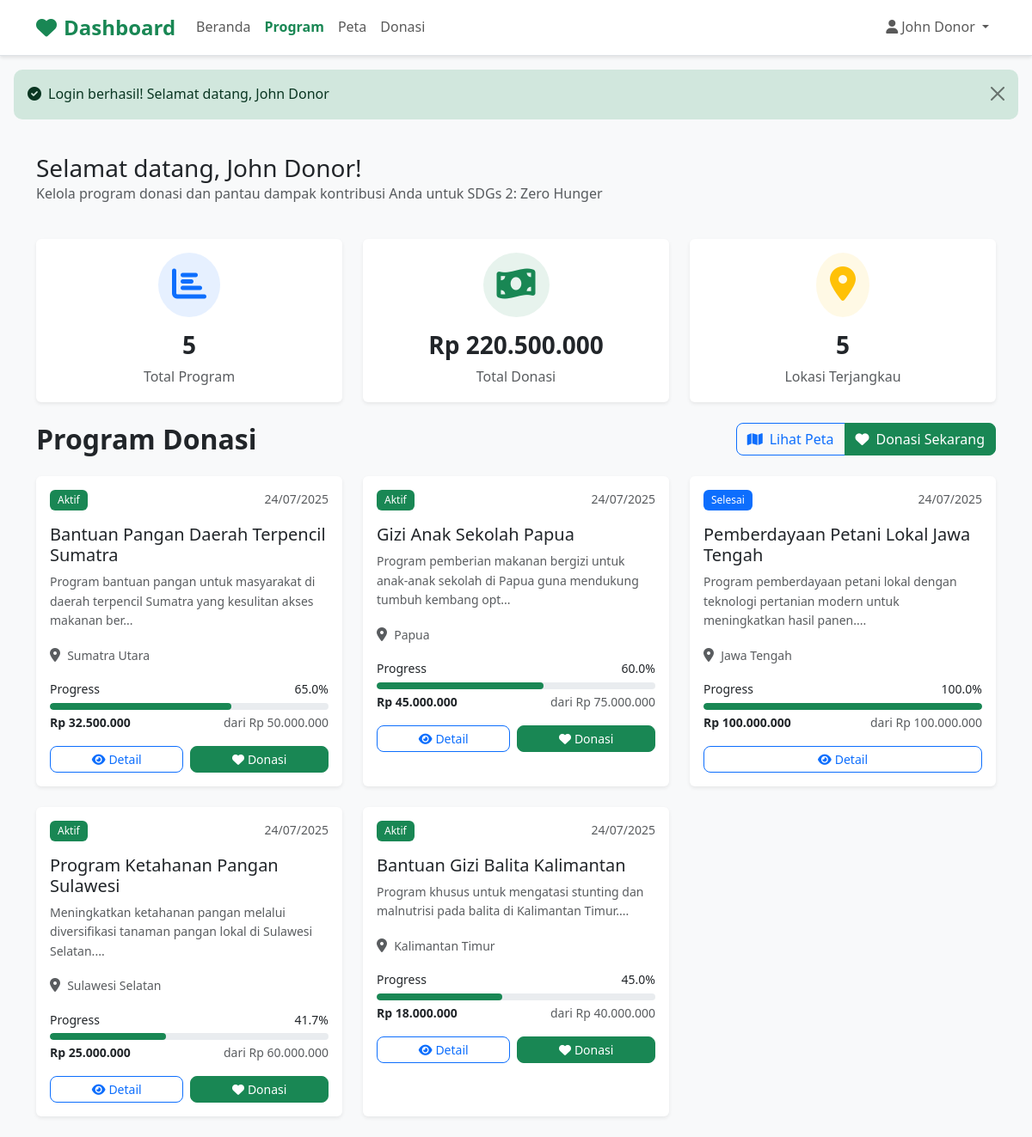
The app's page /dashboard.php (signed in) with its own data.
### tables this page shows
CREATE TABLE programs (
    id INT PRIMARY KEY AUTO_INCREMENT,
    title VARCHAR(255) NOT NULL,
    description TEXT NOT NULL,
    target_amount DECIMAL(15,2) NOT NULL,
    current_amount DECIMAL(15,2) DEFAULT 0,
    location VARCHAR(100) NOT NULL,
    category VARCHAR(100),
    status ENUM('active', 'completed', 'paused') DEFAULT 'active',
    start_date DATE,
    end_date DATE,
    latitude DECIMAL(10, 8),
    longitude DECIMAL(11, 8),
    address TEXT,
    beneficiaries INT DEFAULT 0,
    created_by INT,
    created_at TIMESTAMP DEFAULT CURRENT_TIMESTAMP,
    updated_at TIMESTAMP DEFAULT CURRENT_TIMESTAMP ON UPDATE CURRENT_TIMESTAMP,
    FOREIGN KEY (created_by) REFERENCES users(id)
);

### includes/config.php (called while the page is built, shortened)
<?php
function formatCurrency($amount) {
    return 'Rp ' . number_format($amount, 0, ',', '.');
}
function getFlashMessage($type) {
    if (isset($_SESSION['flash'][$type])) {
        $message = $_SESSION['flash'][$type];
        return $message;
    }
    return null;
}
?>

### dashboard.php (the view, shortened to what this page needs)
<?php
require_once 'includes/config.php';
try {
    $stmt = $pdo->prepare("
        SELECT p.*,
               (SELECT COUNT(*) FROM donations d WHERE d.program_id = p.id AND d.payment_status = 'success') as donor_count
        FROM programs p
        ORDER BY p.created_at DESC
    ");
    $stmt->execute();
    $programs = $stmt->fetchAll();
    $stmt = $pdo->query("SELECT COUNT(*) as total FROM programs");
    $totalPrograms = $stmt->fetch()['total'];
    $stmt = $pdo->query("SELECT SUM(current_amount) as total FROM programs");
    $totalDonations = $stmt->fetch()['total'] ?? 0;
    $stmt = $pdo->query("SELECT COUNT(DISTINCT location) as total FROM programs");
    $totalLocations = $stmt->fetch()['total'];
} catch (PDOException $e) {
    $programs = [];
    $totalPrograms = $totalDonations = $totalLocations = 0;
}
?>
<!DOCTYPE html>
<html lang="id">
<head>
    <link href="https://cdn.jsdelivr.net/npm/bootstrap@5.3.0/dist/css/bootstrap.min.css" rel="stylesheet">
    <link href="https://cdnjs.cloudflare.com/ajax/libs/font-awesome/6.0.0/css/all.min.css" rel="stylesheet">
    <link href="assets/css/style.css" rel="stylesheet">
</head>
<body class="bg-light">
    <nav class="navbar navbar-expand-lg navbar-light bg-white border-bottom sticky-top">
        <div class="container">
            <a class="navbar-brand d-flex align-items-center" href="dashboard.php">
                <i class="fas fa-heart text-success me-2 fs-4"></i>
                <span class="fw-bold text-success">Dashboard</span>
            </a>
            <div class="collapse navbar-collapse" id="navbarNav">
                <ul class="navbar-nav me-auto">
                    <li class="nav-item">
                        <a class="nav-link" href="index.php">Beranda</a>
                    </li>
                    <li class="nav-item">
                        <a class="nav-link active" href="dashboard.php">Program</a>
                    </li>
                    <li class="nav-item">
                        <a class="nav-link" href="maps.php">Peta</a>
                    </li>
                    <li class="nav-item">
                        <a class="nav-link" href="donate.php">Donasi</a>
                    </li>
                </ul>
                <div class="navbar-nav">
                    <div class="dropdown">
                        <a class="nav-link dropdown-toggle" href="#" role="button" data-bs-toggle="dropdown">
                            <i class="fas fa-user me-1"></i><?= htmlspecialchars($_SESSION['user_name']) ?>
                        </a>
                    </div>
                </div>
            </div>
        </div>
    </nav>
    <?php
    $successMessage = getFlashMessage('success');
    ?>
    <?php if ($successMessage): ?>
        <div class="alert alert-success alert-dismissible fade show m-3" role="alert">
            <i class="fas fa-check-circle me-2"></i><?= htmlspecialchars($successMessage) ?>
            <button type="button" class="btn-close" data-bs-dismiss="alert"></button>
        </div>
    <?php endif; ?>
    <div class="container py-4">
        <div class="row mb-4">
            <div class="col">
                <h1 class="h3 mb-0">Selamat datang, <?= htmlspecialchars($_SESSION['user_name']) ?>!</h1>
                <p class="text-muted">Kelola program donasi dan pantau dampak kontribusi Anda untuk SDGs 2: Zero Hunger</p>
            </div>
        </div>
        <div class="row g-4 mb-4">
            <div class="col-md-4">
                <div class="card border-0 shadow-sm">
                    <div class="card-body text-center">
                        <div class="d-flex justify-content-center align-items-center mb-3">
                            <div class="bg-primary bg-opacity-10 rounded-circle p-3">
                                <i class="fas fa-chart-bar text-primary fs-1"></i>
                            </div>
                        </div>
                        <h3 class="fw-bold"><?= $totalPrograms ?></h3>
                        <p class="text-muted mb-0">Total Program</p>
                    </div>
                </div>
            </div>
            <div class="col-md-4">
                <div class="card border-0 shadow-sm">
                    <div class="card-body text-center">
                        <div class="d-flex justify-content-center align-items-center mb-3">
                            <div class="bg-success bg-opacity-10 rounded-circle p-3">
                                <i class="fas fa-money-bill-wave text-success fs-1"></i>
                            </div>
                        </div>
                        <h3 class="fw-bold"><?= formatCurrency($totalDonations) ?></h3>
                        <p class="text-muted mb-0">Total Donasi</p>
                    </div>
                </div>
            </div>
            <div class="col-md-4">
                <div class="card border-0 shadow-sm">
                    <div class="card-body text-center">
                        <div class="d-flex justify-content-center align-items-center mb-3">
                            <div class="bg-warning bg-opacity-10 rounded-circle p-3">
                                <i class="fas fa-map-marker-alt text-warning fs-1"></i>
                            </div>
                        </div>
                        <h3 class="fw-bold"><?= $totalLocations ?></h3>
                        <p class="text-muted mb-0">Lokasi Terjangkau</p>
                    </div>
                </div>
            </div>
        </div>
        <div class="d-flex justify-content-between align-items-center mb-4 flex-wrap gap-2">
            <h2 class="fw-bold mb-0">Program Donasi</h2>
            <div class="btn-group" role="group">
                <a href="maps.php" class="btn btn-outline-primary">
                    <i class="fas fa-map me-2"></i>Lihat Peta
                </a>
                <a href="donate.php" class="btn btn-success">
                    <i class="fas fa-heart me-2"></i>Donasi Sekarang
                </a>
            </div>
        </div>
        <?php if (empty($programs)): ?>
            <div class="text-center py-5">
                <i class="fas fa-inbox text-muted fs-1 mb-3"></i>
                <h4 class="text-muted">Belum ada program donasi</h4>
                <p class="text-muted">Program donasi akan ditampilkan di sini</p>
            </div>
        <?php else: ?>
            <div class="row g-4">
                <?php foreach ($programs as $program): ?>
                    <div class="col-lg-4 col-md-6">
                        <div class="card h-100 shadow-sm border-0">
                            <div class="card-body">
                                <div class="d-flex justify-content-between align-items-start mb-3">
                                    <span class="badge bg-<?= $program['status'] === 'active' ? 'success' : ($program['status'] === 'completed' ? 'primary' : 'secondary') ?>">
                                        <?= $program['status'] === 'active' ? 'Aktif' : ($program['status'] === 'completed' ? 'Selesai' : 'Dijeda') ?>
                                    </span>
                                    <small class="text-muted"><?= date('d/m/Y', strtotime($program['created_at'])) ?></small>
                                </div>
                                <h5 class="card-title"><?= htmlspecialchars($program['title']) ?></h5>
                                <p class="card-text text-muted small"><?= htmlspecialchars(substr($program['description'], 0, 100)) ?>...</p>
                                <div class="mb-3">
                                    <i class="fas fa-map-marker-alt text-muted me-1"></i>
                                    <small class="text-muted"><?= htmlspecialchars($program['location']) ?></small>
                                </div>
                                <div class="mb-3">
                                    <?php
                                    $progress = $program['target_amount'] > 0 ? ($program['current_amount'] / $program['target_amount']) * 100 : 0;
                                    ?>
                                    <div class="d-flex justify-content-between small mb-1">
                                        <span>Progress</span>
                                        <span><?= number_format($progress, 1) ?>%</span>
                                    </div>
                                    <div class="progress" style="height: 8px;">
                                        <div class="progress-bar bg-success" style="width: <?= min($progress, 100) ?>%"></div>
                                    </div>
                                    <div class="d-flex justify-content-between small mt-1">
                                        <span class="fw-bold"><?= formatCurrency($program['current_amount']) ?></span>
                                        <span class="text-muted">dari <?= formatCurrency($program['target_amount']) ?></span>
                                    </div>
                                </div>
                                <div class="d-flex gap-2">
                                    <a href="program-detail.php?id=<?= $program['id'] ?>" class="btn btn-outline-primary btn-sm flex-fill">
                                        <i class="fas fa-eye me-1"></i>Detail
                                    </a>
                                    <?php if ($program['status'] === 'active'): ?>
                                        <a href="donate.php?program=<?= $program['id'] ?>" class="btn btn-success btn-sm flex-fill">
                                            <i class="fas fa-heart me-1"></i>Donasi
                                        </a>
                                    <?php endif; ?>
                                </div>
                            </div>
                        </div>
                    </div>
                <?php endforeach; ?>
            </div>
        <?php endif; ?>
    </div>
</body>
</html>

### assets/css/style.css (style rules this page uses)
:root { --primary-color: #198754; --primary-hover: #157347; --secondary-color: #6c757d; --success-color: #198754; --danger-color: #dc3545; --warning-color: #ffc107; --info-color: #0dcaf0; --light-color: #f8f9fa; --dark-color: #212529; }
body { font-family: "Segoe UI", Tahoma, Geneva, Verdana, sans-serif; line-height: 1.6; }
.card { transition: all 0.3s ease; border: none; }
.progress { border-radius: 10px; height: 8px; }
.progress-bar { border-radius: 10px; }
.btn { border-radius: 8px; font-weight: 500; transition: all 0.3s ease; }
.navbar-brand { font-size: 1.5rem; font-weight: 700; }
.text-success { color: var(--success-color) !important; }
.btn-success { background-color: var(--success-color); border-color: var(--success-color); }
.shadow-sm { box-shadow: 0 0.125rem 0.25rem rgba(0, 0, 0, 0.075) !important; }
.alert { border-radius: 10px; border: none; }
.alert-success { background-color: #d1e7dd; color: #0a3622; }
.navbar { box-shadow: 0 2px 4px rgba(0, 0, 0, 0.1); }
.navbar-nav .nav-link { font-weight: 500; transition: color 0.3s ease; }
.navbar-nav .nav-link.active { color: var(--success-color) !important; font-weight: 600; }
.badge { font-weight: 500; padding: 0.5em 0.75em; }

### records on screen
programs: status "Aktif", created_at "24/07/2025", title "Bantuan Pangan Daerah Terpencil Sumatra", description "Program bantuan pangan untuk masyarakat di daerah terpencil Sumatra yang kesulitan akses makanan ber", location "Sumatra Utara", progress "65.0", current_amount "Rp 32.500.000", target_amount "Rp 50.000.000"
programs: status "Aktif", created_at "24/07/2025", title "Gizi Anak Sekolah Papua", description "Program pemberian makanan bergizi untuk anak-anak sekolah di Papua guna mendukung tumbuh kembang opt", location "Papua", progress "60.0", current_amount "Rp 45.000.000", target_amount "Rp 75.000.000"
programs: status "Selesai", created_at "24/07/2025", title "Pemberdayaan Petani Lokal Jawa Tengah", description "Program pemberdayaan petani lokal dengan teknologi pertanian modern untuk meningkatkan hasil panen.", location "Jawa Tengah", progress "100.0", current_amount "Rp 100.000.000", target_amount "Rp 100.000.000"
programs: status "Aktif", created_at "24/07/2025", title "Program Ketahanan Pangan Sulawesi", description "Meningkatkan ketahanan pangan melalui diversifikasi tanaman pangan lokal di Sulawesi Selatan.", location "Sulawesi Selatan", progress "41.7", current_amount "Rp 25.000.000", target_amount "Rp 60.000.000"
programs: status "Aktif", created_at "24/07/2025", title "Bantuan Gizi Balita Kalimantan", description "Program khusus untuk mengatasi stunting dan malnutrisi pada balita di Kalimantan Timur.", location "Kalimantan Timur", progress "45.0", current_amount "Rp 18.000.000", target_amount "Rp 40.000.000"

### other values on screen
$_SESSION['user_name'] "John Donor"
$successMessage "Login berhasil! Selamat datang, John Donor"
$totalPrograms "5"
formatCurrency($totalDonations) "Rp 220.500.000"
$totalLocations "5"
